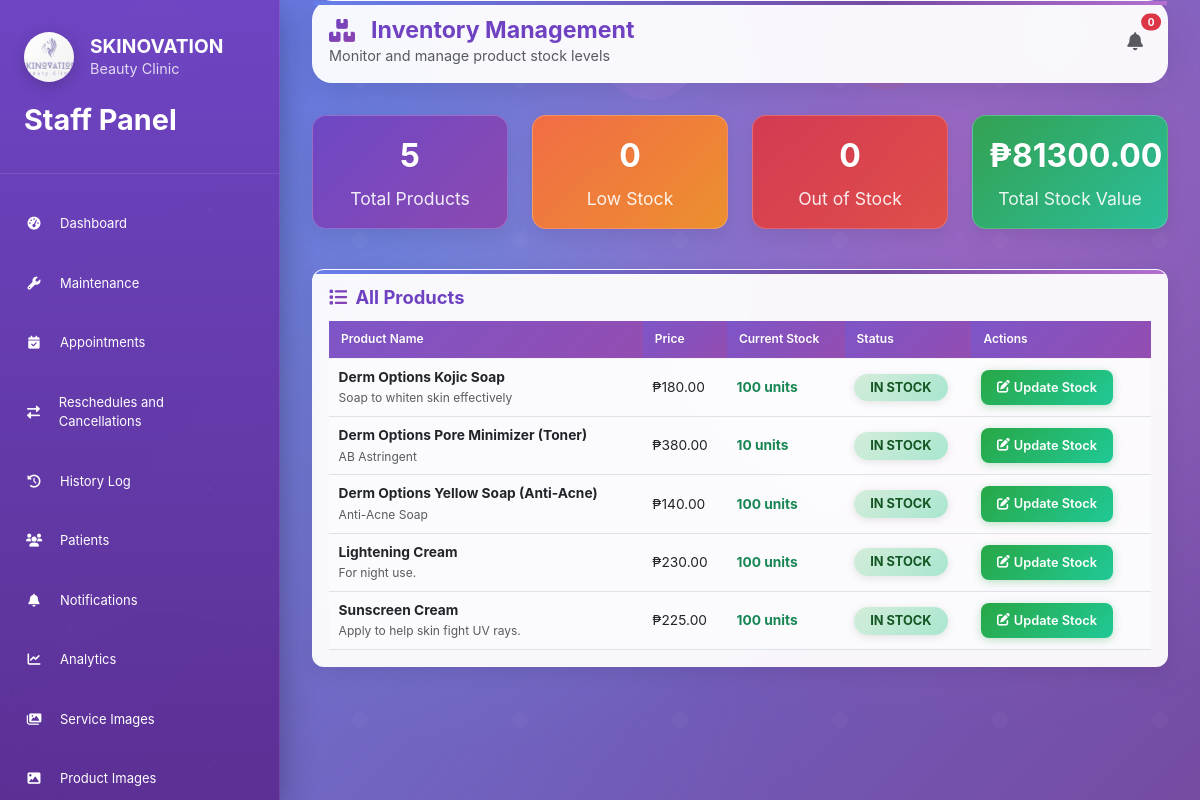
Screenshot of /appointments/admin/inventory/ (signed in) with the database file from the repository.
### products/models.py (models this page shows, shortened)
class Product(models.Model):
    product_name = models.CharField(max_length=255)
    description = models.TextField(blank=True, null=True)
    price = models.DecimalField(max_digits=10, decimal_places=2)
    stock = models.IntegerField(default=0)
    product_image = models.ImageField(upload_to='products/', blank=True, null=True)
    archived = models.BooleanField(default=False)
    created_at = models.DateTimeField(auto_now_add=True)
    updated_at = models.DateTimeField(auto_now=True)
    class Meta:
        db_table = 'products'
        ordering = ['product_name']

### appointments/admin_views.py (the view)
# urls.py: path('admin/inventory/', admin_views.admin_inventory, name='admin_inventory'),
@login_required
@user_passes_test(is_admin)
def admin_inventory(request):
    products = Product.objects.all().order_by('product_name')
    low_stock_products = products.filter(stock__lt=10)
    out_of_stock_products = products.filter(stock=0)
    total_products = products.count()
    total_stock_value = sum(p.price * p.stock for p in products)
    low_stock_count = low_stock_products.count()
    out_of_stock_count = out_of_stock_products.count()
    context = {
        'products': products,
        'low_stock_products': low_stock_products,
        'out_of_stock_products': out_of_stock_products,
        'total_products': total_products,
        'total_stock_value': total_stock_value,
        'low_stock_count': low_stock_count,
        'out_of_stock_count': out_of_stock_count,
    }
    return render(request, 'appointments/admin_inventory.html', context)

### appointments/admin_views.py (called while the page is built)
def is_admin(user):
    return user.is_authenticated and user.user_type == 'admin'

### appointments/context_processors.py (called while the page is built)
def notification_count(request):
    if request.user.is_authenticated:
        if request.user.user_type == 'admin':
            count = Notification.objects.filter(patient__isnull=True).count()
        else:
            count = Notification.objects.filter(patient=request.user, is_read=False).count()
    else:
        count = 0
    return {
        'notification_count': count
    }

### templates/appointments/admin_inventory.html (shortened to what this page needs)
{% extends 'appointments/admin_base.html' %}
{% load static %}
{% block content %}
<div class="content-header">
    <div>
        <h1 class="page-title" style="margin: 0;">
            <i class="fas fa-boxes"></i>
            Inventory Management
        </h1>
        <p class="text-muted mb-0">Monitor and manage product stock levels</p>
    </div>
    {% include 'appointments/includes/admin_notification_icon.html' %}
</div>
<div class="row mb-4">
    <div class="col-lg-3 col-md-6">
        <div class="stats-card purple">
            <div class="stats-number">{{ total_products }}</div>
            <div class="stats-label">Total Products</div>
        </div>
    </div>
    <div class="col-lg-3 col-md-6">
        <div class="stats-card orange">
            <div class="stats-number">{{ low_stock_count }}</div>
            <div class="stats-label">Low Stock</div>
        </div>
    </div>
    <div class="col-lg-3 col-md-6">
        <div class="stats-card red">
            <div class="stats-number">{{ out_of_stock_count }}</div>
            <div class="stats-label">Out of Stock</div>
        </div>
    </div>
    <div class="col-lg-3 col-md-6">
        <div class="stats-card green">
            <div class="stats-number">₱{{ total_stock_value|floatformat:2 }}</div>
            <div class="stats-label">Total Stock Value</div>
        </div>
    </div>
</div>
<div class="content-card">
    <h3 class="card-title">
        <i class="fas fa-list"></i>
        All Products
    </h3>
    <div class="table-responsive">
        <table class="table">
            <thead>
                <tr>
                    <th>Product Name</th>
                    <th>Price</th>
                    <th>Current Stock</th>
                    <th>Status</th>
                    <th>Actions</th>
                </tr>
            </thead>
            <tbody>
                {% for product in products %}
                <tr>
                    <td>
                        <strong>{{ product.product_name }}</strong>
                        {% if product.description %}
                        <br><small class="text-muted">{{ product.description|truncatewords:10 }}</small>
                        {% endif %}
                    </td>
                    <td>₱{{ product.price|floatformat:2 }}</td>
                    <td>
                        <strong class="{% if product.stock == 0 %}text-danger{% elif product.stock < 10 %}text-warning{% else %}text-success{% endif %}">
                            {{ product.stock }} units
                        </strong>
                    </td>
                    <td>
                        {% if product.stock == 0 %}
                            <span class="status-badge status-cancelled">Out of Stock</span>
                        {% elif product.stock < 10 %}
                            <span class="status-badge status-pending">Low Stock</span>
                        {% else %}
                            <span class="status-badge status-confirmed">In Stock</span>
                        {% endif %}
                    </td>
                    <td>
                        <button type="button" class="btn-action btn-confirm btn-sm" data-bs-toggle="modal" data-bs-target="#updateStockModal{{ product.id }}">
                            <i class="fas fa-edit"></i> Update Stock
                        </button>
                    </td>
                </tr>
                {% endfor %}
            </tbody>
        </table>
    </div>
</div>
{% endblock %}

### rows the page displays
Product: product_name "Derm Options Kojic Soap", description "Soap to whiten skin effectively", price "180.00", stock "100", shows "IN STOCK"
Product: product_name "Derm Options Pore Minimizer (Toner)", description "AB Astringent", price "380.00", stock "10", shows "IN STOCK"
Product: product_name "Derm Options Yellow Soap (Anti-Acne)", description "Anti-Acne Soap", price "140.00", stock "100", shows "IN STOCK"
Product: product_name "Lightening Cream", description "For night use.", price "230.00", stock "100", shows "IN STOCK"
Product: product_name "Sunscreen Cream", description "Apply to help skin fight UV rays.", price "225.00", stock "100", shows "IN STOCK"

### other values shown
{{ total_products }} "5"
{{ low_stock_count }} "0"
{{ out_of_stock_count }} "0"
{{ total_stock_value|floatformat:2 }} "81300.00"
